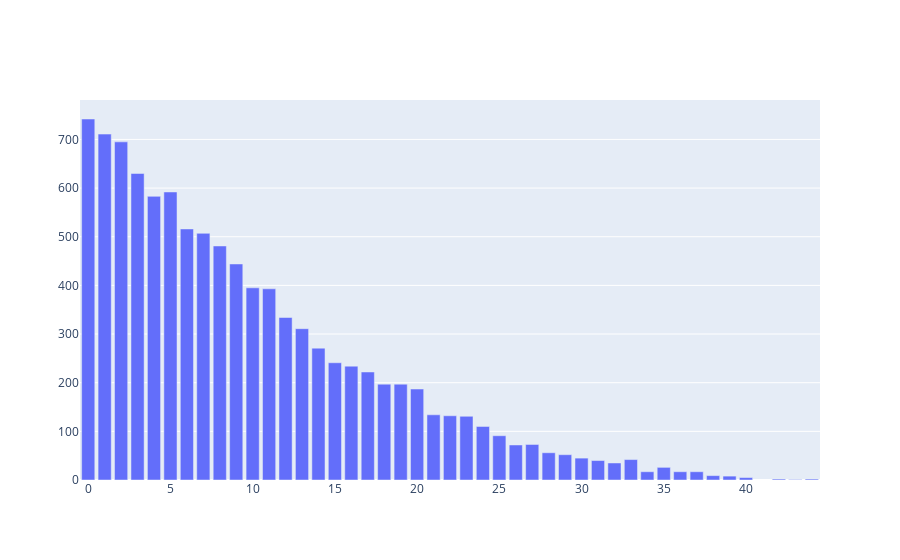

Source (notebook cell):
### Markdown cell above
If you guess mathematically, you will guess that almost 1/13 cards are aces, so about 12 can be met on average before you see your first ace. And you won't be totally wrong.

Of course the percentage of aces increases as you keep throwing away the cards, so the actual expectation is not that.

Let's see the probability distribution for it!

### Code cell
results = pd.Series(cards_thrown_counts)
fig = pg.Figure([pg.Bar(x=results.value_counts().keys(),
                        y=results.value_counts().values)])
fig.show()

### Figure 1 — Plotly figure (JSON) as saved in the notebook; plotly's stock layout.template omitted (floating-point values rounded to 4 significant figures)
{"data": [{"type": "bar", "x": [0, 1, 2, 3, 5, 4, 6, 7, 8, 9, 10, 11, 12, 13, 14, 15, 16, 17, 18, 19, 20, 21, 22, 23, 24, 25, 27, 26, 28, 29, 30, 33, 31, 32, 35, 37, 34, 36, 38, 39, 40, 42, 44, 43], "y": [742, 711, 695, 630, 592, 583, 516, 507, 481, 444, 395, 393, 334, 311, 271, 241, 234, 222, 197, 197, 187, 134, 132, 131, 110, 91, 73, 72, 56, 52, 45, 42, 40, 35, 26, 17, 17, 17, 9, 8, 5, 2, 2, 1]}], "layout": {}}
